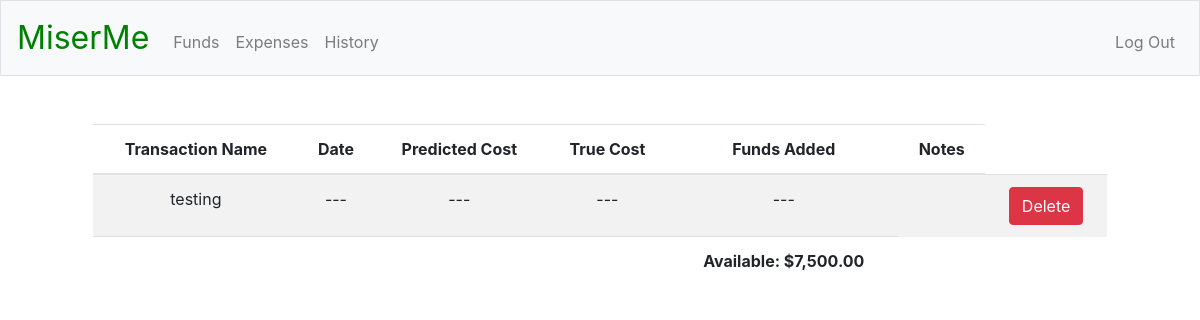
The app's page / (signed in) with its own data.
### tables this page shows
CREATE TABLE finances (
funds_id INTEGER PRIMARY KEY AUTOINCREMENT NOT NULL,
user_id INTEGER NOT NULL,
txn_name TEXT NOT NULL,
date TEXT NOT NULL,
predicted_cost REAL NOT NULL,
true_cost REAL NOT NULL,
funds_added REAL NOT NULL DEFAULT "---",
notes TEXT NOT NULL,
FOREIGN KEY(user_id) REFERENCES registrants(id));

### app.py (the view)
@app.route("/")
@login_required
def index():
    c.execute("SELECT txn_name, date, predicted_cost, true_cost, funds_added, notes FROM finances WHERE user_id = :user_id", {"user_id": session["user_id"]})
    rows = c.fetchall()
    funds_snapshot = []
    for row in rows:
        funds_snapshot.append({
            "name": row[0],
            "date": row[1],
            "predict": usd(row[2]),
            "true": usd(row[3]),
            "added": usd(row[4]),
            "notes": row[5]
        })
    c.execute("SELECT funds FROM registrants WHERE id = :user_id", {"user_id": session["user_id"]})
    rows = c.fetchall()
    current_funds = usd(rows[0][0])
    return render_template("index.html", funds_snapshot=funds_snapshot, current_funds=current_funds)

### helpers.py (called while the page is built)
def login_required(f):
    @wraps(f)
    def decorated_functions(*args, **kwargs):
        if session.get("user_id") is None:
            return redirect("/login")
        return f(*args, **kwargs)
    return decorated_functions

def usd(value):
    if isinstance(value, float):
        return f"${value:,.2f}"
    else:
        return value

### templates/index.html (shortened to what this page needs)
{% extends "layout.html" %}
{% block main %}
<div class="col-12">
    <table class="table table-striped">
        <thead>
            <tr>
                <th>Transaction Name</th>
                <th>Date</th>
                <th>Predicted Cost</th>
                <th>True Cost</th>
                <th>Funds Added</th>
                <th>Notes</th>
            </tr>
        </thead>
        <tbody>
            {% for i in funds_snapshot %}
            <tr>
                <td>{{ i["name"] }}</td>
                <td>{{ i["date"] }}</td>
                <td>{{ i["predict"] }}</td>
                <td>{{ i["true"] }}</td>
                <td>{{ i["added"] }}</td>
                <td>{{ i["notes"] }}</td>
                <td><button class="btn btn-danger">Delete</button></td>
            </tr>
            {% endfor %}
        </tbody>
        <tfoot>
            <tr>
                <td colspan="4"></td>
                <td style="font-weight:bold;">Available: {{ current_funds }}</td>
            </tr>
        </tfoot>
    </table>
</div>
{% endblock %}

### records on screen
finances: name "testing", date "---", predict "---", true "---", added "---"

### other values on screen
{{ current_funds }} "$7,500.00"
